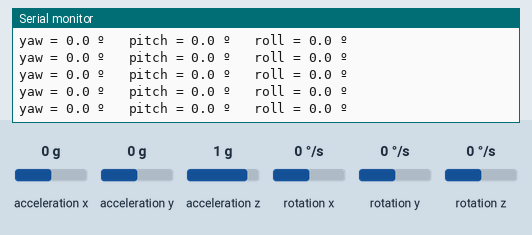
This sketch was run on a simulated ESP32. Shown: the last lines printed to the serial monitor. Inputs (shaded band) come from the test bench; at power-on: acceleration x 0 g, acceleration y 0 g, acceleration z 1 g, rotation z 0 °/s, rotation x 0 °/s, rotation y 0 °/s.

Above: at 2.7 s.
2.8 s: acceleration x set to -1.4 g
At 3.8 s:
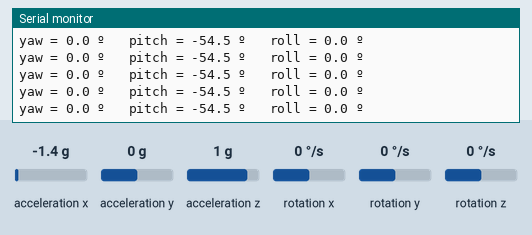
4.3 s: acceleration y set to -1.4 g
At 4.8 s:
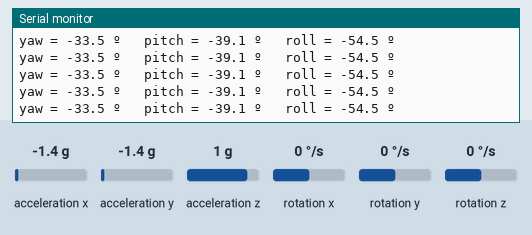
5.8 s: acceleration z set to -1.4 g
At 6.5 s:
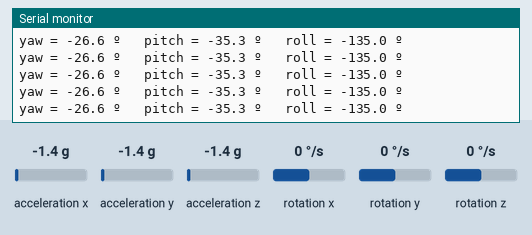
7.3 s: acceleration y set to 0 g
At 8.0 s:
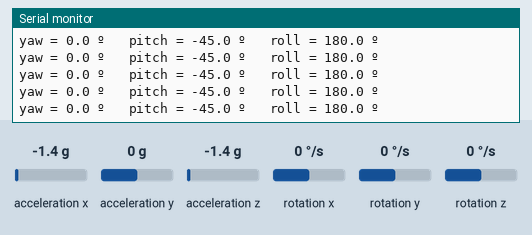
10.3 s: rotation z set to -192 °/s
At 10.9 s:
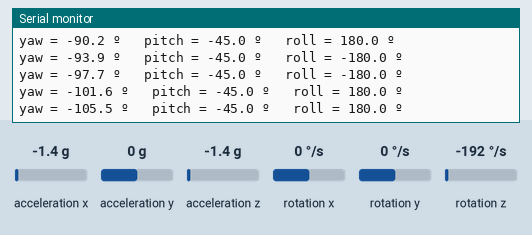
Timing chart, 0 to 12.8 s (numbered marks = the images above; inputs shaded):
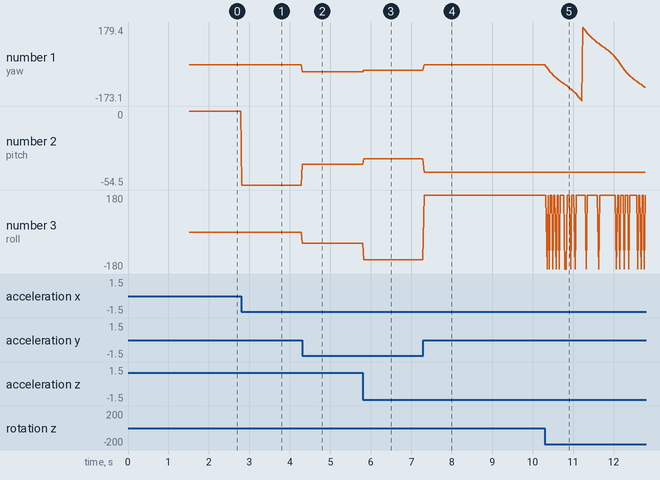

Measured:
- after the input at 2.8 s, the serial monitor: prints a new line at once (image 1)
- after the input at 4.3 s, the serial monitor: prints a new line at once (image 2)
- after the input at 5.8 s, the serial monitor: prints a new line at once (image 3)
- after the input at 7.3 s, the serial monitor: prints a new line at once (image 4)
- after the input at 10.3 s, the serial monitor: prints a new line at once (image 5)
- plotted number 1: 0 → -33.5 after the input at 4.3 s, -33.5 → -26.6 after the input at 5.8 s, -26.6 → 0 after the input at 7.3 s, 0 → -110.3 after the input at 10.3 s
- plotted number 2: 0 → -54.5 after the input at 2.8 s, -54.5 → -39.1 after the input at 4.3 s, -39.1 → -35.3 after the input at 5.8 s, -35.3 → -45 after the input at 7.3 s
- plotted number 3: -54.5 → -135 after the input at 5.8 s, -135 → 180 after the input at 7.3 s

The sketch:

18_MPU6050_DMP.ino
```cpp
/***************************************************
  Proyecto: CANSAT - MPU6050 (DMP - Digital Motion Processor)
  Versión: v1.0 - 15/11/2025
  Autor: Equipo CANSAT
  Centro: IES Gonzalo Torrente Ballester (Salamanca)

  Descripción:
  Uso del DMP (Digital Motion Processor) interno del
  MPU6050 para obtener la orientación (yaw, pitch, roll)
  de forma eficiente. El DMP realiza la fusión de datos
  de acelerómetro y giroscopio dentro del propio sensor
  y entrega cuaterniones y ángulos ya filtrados.

  Este ejemplo está inspirado en el clásico ejemplo DMP
  de Jeff Rowberg, adaptado a ESP32 y al proyecto CANSAT.

  Licencia: MIT
***************************************************/

/*
  ESP32 + MPU6050 (GY-521, I2C) – Orientación con DMP

  Conexiones (GY-521 → ESP32):

    VCC   -> 3V3
    GND   -> GND
    SDA   -> GPIO21
    SCL   -> GPIO22
    ADO   -> GND   (dirección I2C 0x68)
    INT   -> NO usado en este ejemplo (lectura por sondeo)
    XCL   -> No conectar
    XDA   -> No conectar

  Notas:
    - El DMP se encarga de la fusión de sensores.
    - El ESP32 solo lee los datos del FIFO y calcula
      yaw, pitch y roll (en grados).
    - En este ejemplo usamos lectura por sondeo (polling),
      sin interrupciones externas, para simplificar.

  Librerías necesarias (Administrador de Bibliotecas o
  instalación manual desde I2Cdevlib):
    - I2Cdev
    - MPU6050 (la de Jeff Rowberg, con soporte DMP)
      (normalmente incluye "MPU6050_6Axis_MotionApps20.h")

  IMPORTANTE:
    - Esta no es la librería "Adafruit MPU6050", sino la
      de Jeff Rowberg (I2Cdevlib).
*/

#include <Wire.h>
#include "I2Cdev.h"
#include "MPU6050_6Axis_MotionApps20.h"

// Objeto global del MPU6050 con soporte DMP
MPU6050 mpu(0x68);

// Variables DMP / FIFO
bool    dmpReady      = false;
uint8_t mpuIntStatus;
uint8_t devStatus;
uint16_t packetSize;      // tamaño de paquete DMP
uint16_t fifoCount;       // nº de bytes en FIFO
uint8_t fifoBuffer[64];   // buffer FIFO

// Estructuras para orientación
Quaternion q;             // cuaternión
VectorFloat gravity;      // vector gravedad
float ypr[3];             // yaw, pitch, roll en radianes

void setup() {
  Serial.begin(115200);
  delay(1000);
  Serial.println();
  Serial.println(F("=== CANSAT - MPU6050 DMP (ESP32) ==="));

  // I2C en ESP32
  Wire.begin(21, 22);
  Wire.setClock(400000);  // I2C rápido

  Serial.println(F("Inicializando MPU6050..."));
  mpu.initialize();

  // Comprobar conexión
  if (!mpu.testConnection()) {
    Serial.println(F("ERROR: No se pudo comunicar con el MPU6050."));
    Serial.println(F("Revisa VCC=3V3, GND, SDA=21, SCL=22, ADO=GND."));
    while (1) delay(1000);
  }
  Serial.println(F("OK: MPU6050 conectado."));

  // Inicializar DMP
  Serial.println(F("Cargando y configurando DMP..."));
  devStatus = mpu.dmpInitialize();

  // Offset básicos (puedes ajustarlos por calibración)
  mpu.setXAccelOffset(0);
  mpu.setYAccelOffset(0);
  mpu.setZAccelOffset(0);
  mpu.setXGyroOffset(0);
  mpu.setYGyroOffset(0);
  mpu.setZGyroOffset(0);

  if (devStatus == 0) {
    // Activar DMP
    mpu.setDMPEnabled(true);
    dmpReady = true;

    // Tamaño del paquete que genera el DMP
    packetSize = mpu.dmpGetFIFOPacketSize();
    Serial.print(F("DMP iniciado correctamente. Tamaño de paquete = "));
    Serial.println(packetSize);
    Serial.println(F("Mostrando yaw, pitch, roll (grados)...\n"));
  } else {
    Serial.print(F("ERROR al iniciar DMP. Código: "));
    Serial.println(devStatus);
    Serial.println(F("No se puede continuar sin DMP."));
    while (1) delay(1000);
  }
}

void loop() {
  if (!dmpReady) return;  // seguridad

  // Saber cuántos bytes hay en FIFO
  fifoCount = mpu.getFIFOCount();

  if (fifoCount < packetSize) {
    // Aún no hay un paquete completo, esperamos un poco
    delay(5);
    return;
  }

  // Si hay demasiados datos, limpiamos FIFO para evitar bloqueos
  if (fifoCount >= 1024) {
    mpu.resetFIFO();
    Serial.println(F("Aviso: FIFO overflow, reseteando."));
    return;
  }

  // Leer exactamente un paquete DMP completo
  mpu.getFIFOBytes(fifoBuffer, packetSize);

  // Obtener cuaternión y gravedad
  mpu.dmpGetQuaternion(&q, fifoBuffer);
  mpu.dmpGetGravity(&gravity, &q);

  // Obtener yaw, pitch, roll (en radianes)
  mpu.dmpGetYawPitchRoll(ypr, &q, &gravity);

  // Convertir a grados
  float yawDeg   = ypr[0] * 180.0 / PI;
  float pitchDeg = ypr[1] * 180.0 / PI;
  float rollDeg  = ypr[2] * 180.0 / PI;

  Serial.print("yaw = ");
  Serial.print(yawDeg, 1);
  Serial.print(" º   pitch = ");
  Serial.print(pitchDeg, 1);
  Serial.print(" º   roll = ");
  Serial.print(rollDeg, 1);
  Serial.println(" º");

  delay(20);  // ~50 Hz
}
```
